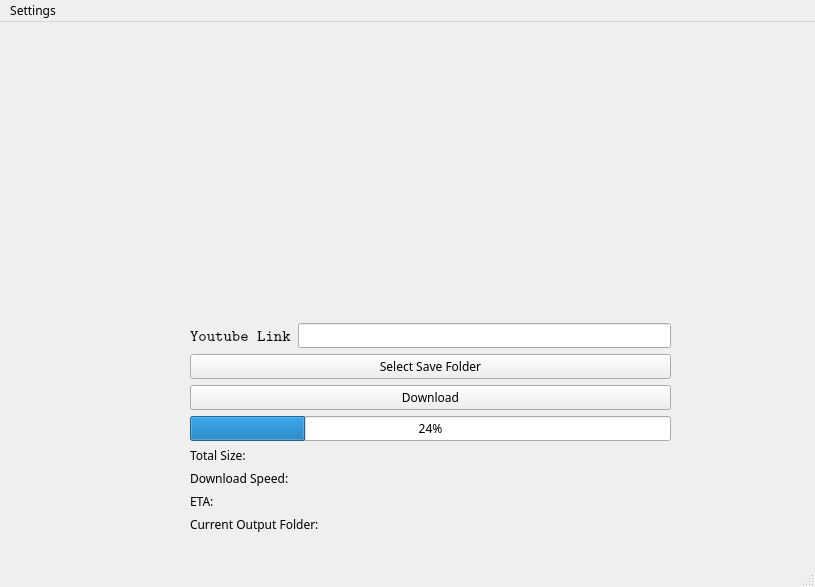
<?xml version="1.0" encoding="UTF-8"?>
<ui version="4.0">
 <class>yt_dlp</class>
 <widget class="QMainWindow" name="yt_dlp">
  <property name="geometry">
   <rect>
    <x>0</x>
    <y>0</y>
    <width>815</width>
    <height>587</height>
   </rect>
  </property>
  <property name="sizePolicy">
   <sizepolicy hsizetype="Expanding" vsizetype="Expanding">
    <horstretch>0</horstretch>
    <verstretch>0</verstretch>
   </sizepolicy>
  </property>
  <property name="font">
   <font>
    <family>Sans Serif</family>
   </font>
  </property>
  <property name="windowTitle">
   <string>yt-dlp client</string>
  </property>
  <widget class="QWidget" name="centralwidget">
   <widget class="QWidget" name="gridLayoutWidget_3">
    <property name="geometry">
     <rect>
      <x>190</x>
      <y>20</y>
      <width>481</width>
      <height>491</height>
     </rect>
    </property>
    <layout class="QGridLayout" name="gridLayout_6">
     <item row="0" column="1">
      <layout class="QGridLayout" name="gridLayout_5">
       <item row="2" column="0">
        <widget class="QLabel" name="gifLabel">
         <property name="sizePolicy">
          <sizepolicy hsizetype="Maximum" vsizetype="Expanding">
           <horstretch>0</horstretch>
           <verstretch>0</verstretch>
          </sizepolicy>
         </property>
         <property name="text">
          <string/>
         </property>
        </widget>
       </item>
      </layout>
     </item>
     <item row="2" column="1">
      <widget class="QPushButton" name="saveButton">
       <property name="sizePolicy">
        <sizepolicy hsizetype="MinimumExpanding" vsizetype="Fixed">
         <horstretch>0</horstretch>
         <verstretch>0</verstretch>
        </sizepolicy>
       </property>
       <property name="text">
        <string>Select Save Folder</string>
       </property>
      </widget>
     </item>
     <item row="7" column="1">
      <widget class="QLabel" name="labelETA">
       <property name="sizePolicy">
        <sizepolicy hsizetype="Expanding" vsizetype="Preferred">
         <horstretch>0</horstretch>
         <verstretch>0</verstretch>
        </sizepolicy>
       </property>
       <property name="text">
        <string>ETA: </string>
       </property>
      </widget>
     </item>
     <item row="4" column="1">
      <widget class="QProgressBar" name="progressBar">
       <property name="sizePolicy">
        <sizepolicy hsizetype="Expanding" vsizetype="Fixed">
         <horstretch>0</horstretch>
         <verstretch>0</verstretch>
        </sizepolicy>
       </property>
       <property name="value">
        <number>24</number>
       </property>
      </widget>
     </item>
     <item row="10" column="1">
      <layout class="QHBoxLayout" name="horizontalLayout_2">
       <item>
        <widget class="QLabel" name="label">
         <property name="sizePolicy">
          <sizepolicy hsizetype="MinimumExpanding" vsizetype="Preferred">
           <horstretch>0</horstretch>
           <verstretch>0</verstretch>
          </sizepolicy>
         </property>
         <property name="text">
          <string>Current Output Folder:</string>
         </property>
        </widget>
       </item>
       <item>
        <widget class="QLabel" name="outputDirLabel">
         <property name="text">
          <string/>
         </property>
        </widget>
       </item>
      </layout>
     </item>
     <item row="1" column="1">
      <layout class="QHBoxLayout" name="horizontalLayout">
       <item>
        <widget class="QLabel" name="ytLink">
         <property name="font">
          <font>
           <family>Latin Modern Mono</family>
           <pointsize>12</pointsize>
           <italic>false</italic>
           <bold>false</bold>
          </font>
         </property>
         <property name="text">
          <string>Youtube Link</string>
         </property>
        </widget>
       </item>
       <item>
        <widget class="QLineEdit" name="urlLineEdit">
         <property name="sizePolicy">
          <sizepolicy hsizetype="Expanding" vsizetype="Fixed">
           <horstretch>0</horstretch>
           <verstretch>0</verstretch>
          </sizepolicy>
         </property>
        </widget>
       </item>
      </layout>
     </item>
     <item row="6" column="1">
      <widget class="QLabel" name="labelSpeed">
       <property name="sizePolicy">
        <sizepolicy hsizetype="Expanding" vsizetype="Preferred">
         <horstretch>0</horstretch>
         <verstretch>0</verstretch>
        </sizepolicy>
       </property>
       <property name="text">
        <string>Download Speed:</string>
       </property>
      </widget>
     </item>
     <item row="1" column="0">
      <layout class="QGridLayout" name="gridLayout_2"/>
     </item>
     <item row="5" column="1">
      <widget class="QLabel" name="labelTotalSize">
       <property name="sizePolicy">
        <sizepolicy hsizetype="Expanding" vsizetype="Preferred">
         <horstretch>0</horstretch>
         <verstretch>0</verstretch>
        </sizepolicy>
       </property>
       <property name="text">
        <string>Total Size:</string>
       </property>
      </widget>
     </item>
     <item row="3" column="1">
      <widget class="QPushButton" name="dlButton">
       <property name="sizePolicy">
        <sizepolicy hsizetype="MinimumExpanding" vsizetype="Fixed">
         <horstretch>0</horstretch>
         <verstretch>0</verstretch>
        </sizepolicy>
       </property>
       <property name="text">
        <string>Download</string>
       </property>
      </widget>
     </item>
    </layout>
   </widget>
  </widget>
  <widget class="QMenuBar" name="menubar">
   <property name="geometry">
    <rect>
     <x>0</x>
     <y>0</y>
     <width>815</width>
     <height>21</height>
    </rect>
   </property>
   <widget class="QMenu" name="menuSettings">
    <property name="title">
     <string>Settings</string>
    </property>
    <addaction name="actionHelp"/>
    <addaction name="actionAbout"/>
    <addaction name="actionInstallYtDlp"/>
   </widget>
   <addaction name="menuSettings"/>
  </widget>
  <widget class="QStatusBar" name="statusbar"/>
  <action name="actionHelp">
   <property name="text">
    <string>Help</string>
   </property>
  </action>
  <action name="actionAbout">
   <property name="text">
    <string>About</string>
   </property>
  </action>
  <action name="actionInstallYtDlp">
   <property name="text">
    <string>Install YtDlp</string>
   </property>
  </action>
 </widget>
 <resources/>
 <connections/>
</ui>
